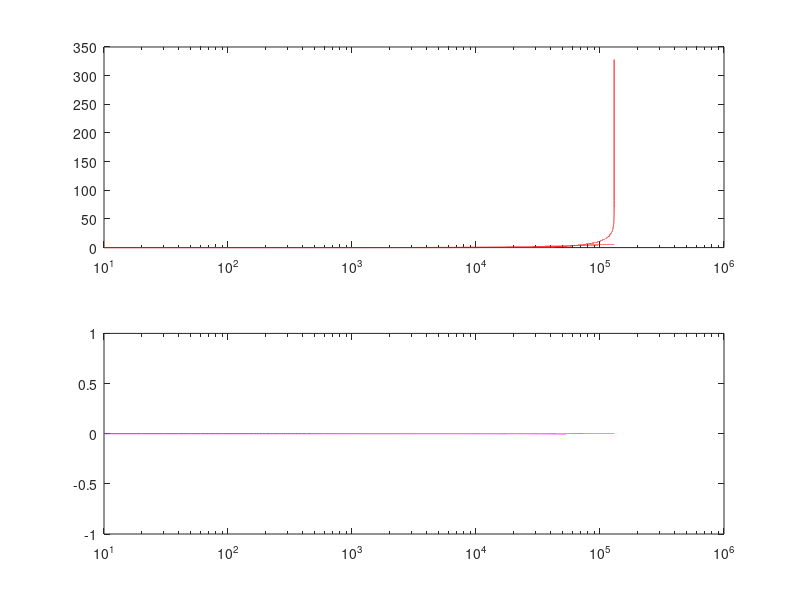

The MATLAB source for this figure:
k = 1000;
u = 1e-6;

fsw = 130*k
Ts = 1/fsw;

ff = 10:10:fsw;
ws = 2*pi*ff;
s = j*ws;
z1 = e.^(-s*Ts);

Lm = 23*u
Vin = 18
Vout = 5.25
Nsp = 4
Vo = Nsp*Vout
D = Vo/(Vin + Vo)
Dp = 1-D

iv = 7.5

mc = Vin/Lm
md = Vo/Lm

nn = 1;
hs = Ts*(s + j*2*pi*nn/Ts)./(2*j*pi*nn);
hiz = 1./(fsw*(1-e.^(-s*Ts))./s);

subplot(2,1,1)
semilogx(ff, 20*log10(abs(hs)),"r",ff, 20*log10(abs(hiz)),"r")
subplot(2,1,2)
semilogx(ff, 180*unwrap(angle(hs))/pi, "m")
